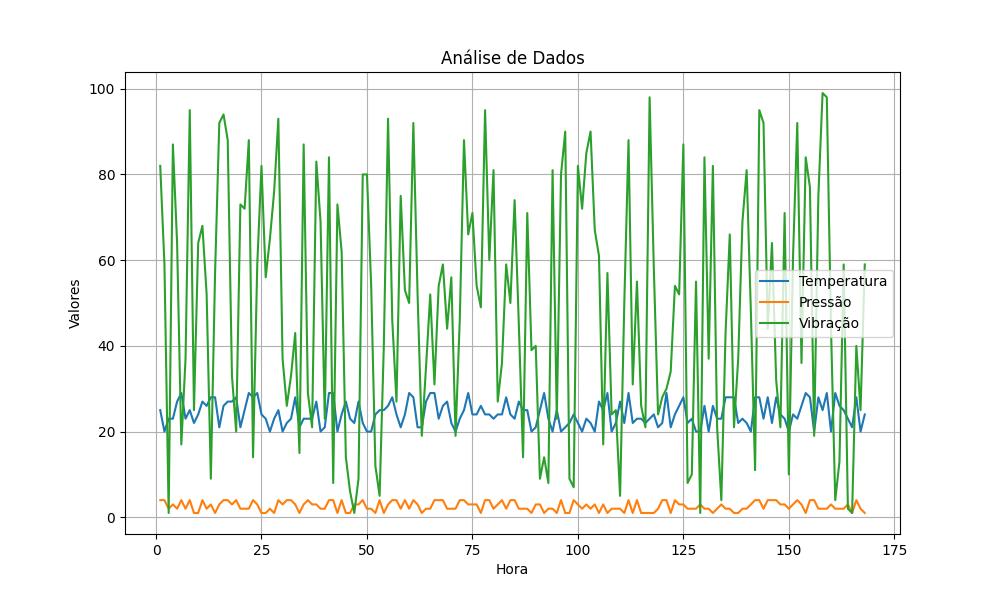

Generate this figure with Python:
import pandas as pd
import numpy as np


np.random.seed(0)
temperatures = np.random.randint(20, 30,168)
pressao = np.random.randint(1,5,168)
vib=np.random.randint(1,100,168)
hora= np.arange(1,169)

df = pd.DataFrame({"Hora": hora,"Temperatura": temperatures, "Pressão": pressao, "Vibração": vib })
df_sorted = df.sort_values(by="Vibração", ascending=False)
print(df_sorted)
df_sorted.to_excel("Analise_Dados.xlsx", index=False)

import matplotlib.pyplot as plt

plt.figure(figsize=(10, 6))
plt.plot(df['Hora'], df['Temperatura'], label='Temperatura')
plt.plot(df['Hora'], df['Pressão'], label='Pressão')
plt.plot(df['Hora'], df['Vibração'], label='Vibração')
plt.xlabel('Hora')
plt.ylabel('Valores')
plt.title('Análise de Dados')
plt.legend()
plt.grid(True)
plt.savefig('Analise_Dados.png')
plt.show()